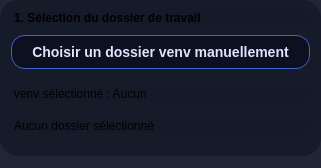
        <widget class="QFrame" name="frame_workspace">
         <property name="styleSheet">
          <string notr="true">background: rgba(20,26,40,0.95); border-radius: 18px; margin-bottom: 12px;</string>
         </property>
         <property name="frameShape">
          <enum>QFrame::Shape::NoFrame</enum>
         </property>
         <layout class="QVBoxLayout" name="layout_workspace">
          <item>
           <widget class="QLabel" name="label_workspace_section">
            <property name="styleSheet">
             <string notr="true">font-weight: 600; margin-bottom: 4px;</string>
            </property>
            <property name="text">
             <string>1. Sélection du dossier de travail</string>
            </property>
           </widget>
          </item>
          <item>
           <widget class="QPushButton" name="venv_button">
            <property name="styleSheet">
             <string notr="true">/* === Base === */
QWidget {
    background-color: #0c101f;
    color: #dce6ff;
    font-family: 'Segoe UI', 'Montserrat', sans-serif;
    font-size: 14px;
}

/* === Cartes (QFrame, QWidget personnalisés) === */
QFrame {
    background-color: rgba(20, 26, 40, 0.9);
    border: 1px solid rgba(70, 120, 200, 0.3);
    border-radius: 18px;
}

/* === Boutons néon bleus === */
QPushButton {
    background-color: qlineargradient(
        spread:pad, x1:0, y1:0, x2:1, y2:1,
        stop:0 #152040, stop:1 #1e3a7e
    );
    color: #dce6ff;
    border: 1px solid #4561cc;
    border-radius: 14px;
    padding: 8px 20px;
    font-weight: 600;
    text-shadow: 0 0 6px #4a7dff;
}

QPushButton:hover {
    background-color: qlineargradient(
        spread:pad, x1:0, y1:0, x2:1, y2:1,
        stop:0 #1c2c5a, stop:1 #2f51c4
    );
    border: 1px solid #5a85ff;
    color: #e8efff;
}

QPushButton:pressed {
    background-color: #17234a;
}

/* === Champs texte === */
QLineEdit, QTextEdit, QPlainTextEdit {
    background-color: #131a33;
    border: 1px solid #3555a5;
    border-radius: 12px;
    padding: 6px 12px;
    color: #e0e6f2;
}

QLineEdit:focus, QTextEdit:focus, QPlainTextEdit:focus {
    border: 1px solid #5e90ff;
    background-color: #192445;
}

/* === Combobox === */
QComboBox {
    background-color: #1a2344;
    border: 1px solid #3555a5;
    border-radius: 12px;
    padding: 5px 10px;
    color: #dce6ff;
}

QComboBox:hover {
    border: 1px solid #5a85ff;
}

QComboBox::drop-down {
    border: none;
    background: transparent;
}

/* === CheckBox === */
QCheckBox {
    spacing: 6px;
    color: #cddaf9;
}

QCheckBox::indicator {
    width: 18px;
    height: 18px;
    border: 1px solid #3a5cc8;
    background-color: #162444;
    border-radius: 5px;
}

QCheckBox::indicator:checked {
    background-color: #5a8eff;
    box-shadow: 0 0 6px #6ca0ff;
}

/* === Labels === */
QLabel {
    color: #dce6ff;
}

/* === ScrollBar custom === */
QScrollBar:vertical {
    background-color: transparent;
    width: 8px;
    margin: 0px;
}

QScrollBar::handle:vertical {
    background-color: #3254a2;
    border-radius: 4px;
    min-height: 20px;
}

QScrollBar::handle:vertical:hover {
    background-color: #5e8cff;
}

QScrollBar::add-line:vertical,
QScrollBar::sub-line:vertical {
    height: 0px;
}

/* === TabWidget === */
QTabWidget::pane {
    border: 1px solid #3555a5;
    border-radius: 10px;
    padding: 6px;
    background-color: rgba(18, 24, 39, 0.7);
}

QTabBar::tab {
    background: #192340;
    border: 1px solid #3555a5;
    padding: 6px 14px;
    border-top-left-radius: 10px;
    border-top-right-radius: 10px;
    color: #b0c4ff;
}

QTabBar::tab:selected {
    background: #2b4aac;
    color: #ffffff;
    border-bottom: none;
}

/* === Tooltips === */
QToolTip {
    background-color: #1a2544;
    color: #eaf1ff;
    border: 1px solid #4a74c7;
    padding: 4px;
    border-radius: 6px;
}

/* === Désactivation visible === */
QPushButton:disabled {
    background-color: #222b44;
    color: #7a8bbd;
    border: 1px solid #3a4a6a;
}
QCheckBox:disabled {
    color: #7a8bbd;
}
QCheckBox::indicator:disabled {
    background-color: #232b3c;
    border: 1px solid #3a4a6a;
}
QLineEdit:disabled, QTextEdit:disabled {
    background-color: #181e2e;
    color: #7a8bbd;
    border: 1px solid #2a3550;
}
</string>
            </property>
            <property name="text">
             <string>Choisir un dossier venv manuellement</string>
            </property>
           </widget>
          </item>
          <item>
           <widget class="QLabel" name="venv_label">
            <property name="text">
             <string>venv sélectionné : Aucun</string>
            </property>
           </widget>
          </item>
          <item>
           <widget class="QLabel" name="label_folder">
            <property name="text">
             <string>Aucun dossier sélectionné</string>
            </property>
           </widget>
          </item>
         </layout>
        </widget>
